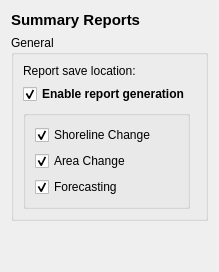
      <widget class="QWidget" name="tab_6">
       <attribute name="icon">
        <iconset>
         <normaloff>gui/icons/summary_reports.svg</normaloff>gui/icons/summary_reports.svg</iconset>
       </attribute>
       <attribute name="title">
        <string/>
       </attribute>
       <attribute name="toolTip">
        <string>Summary Reports</string>
       </attribute>
       <attribute name="whatsThis">
        <string>Summary Reports</string>
       </attribute>
       <layout class="QVBoxLayout" name="verticalLayout_14">
        <item>
         <widget class="QLabel" name="label_48">
          <property name="font">
           <font>
            <pointsize>11</pointsize>
            <weight>75</weight>
            <bold>true</bold>
           </font>
          </property>
          <property name="text">
           <string>Summary Reports</string>
          </property>
          <property name="margin">
           <number>5</number>
          </property>
         </widget>
        </item>
        <item>
         <widget class="QGroupBox" name="groupBox_14">
          <property name="title">
           <string>General</string>
          </property>
          <layout class="QGridLayout" name="gridLayout_3">
           <item row="1" column="1">
            <widget class="QgsFileWidget" name="qfw_report_save_location">
             <property name="fileWidgetButtonVisible">
              <bool>true</bool>
             </property>
             <property name="useLink">
              <bool>true</bool>
             </property>
             <property name="fullUrl">
              <bool>false</bool>
             </property>
             <property name="storageMode">
              <enum>QgsFileWidget::GetDirectory</enum>
             </property>
             <property name="options">
              <set>QFileDialog::ShowDirsOnly</set>
             </property>
            </widget>
           </item>
           <item row="1" column="0">
            <widget class="QLabel" name="label_46">
             <property name="text">
              <string>Report save location:</string>
             </property>
            </widget>
           </item>
           <item row="4" column="0">
            <widget class="QGroupBox" name="gb_enable_individual_reports">
             <property name="title">
              <string/>
             </property>
             <layout class="QVBoxLayout" name="verticalLayout_15">
              <item>
               <widget class="QCheckBox" name="cb_enable_shoreline_change_report">
                <property name="text">
                 <string>Shoreline Change</string>
                </property>
                <property name="checked">
                 <bool>true</bool>
                </property>
               </widget>
              </item>
              <item>
               <widget class="QCheckBox" name="cb_enable_area_change_report">
                <property name="text">
                 <string>Area Change</string>
                </property>
                <property name="checked">
                 <bool>true</bool>
                </property>
               </widget>
              </item>
              <item>
               <widget class="QCheckBox" name="cb_enable_forecasting_report">
                <property name="text">
                 <string>Forecasting</string>
                </property>
                <property name="checked">
                 <bool>true</bool>
                </property>
               </widget>
              </item>
             </layout>
            </widget>
           </item>
           <item row="3" column="0">
            <widget class="QCheckBox" name="cb_enable_report_generation">
             <property name="font">
              <font>
               <weight>75</weight>
               <bold>true</bold>
              </font>
             </property>
             <property name="text">
              <string>Enable report generation</string>
             </property>
             <property name="checked">
              <bool>true</bool>
             </property>
            </widget>
           </item>
          </layout>
         </widget>
        </item>
        <item>
         <spacer name="verticalSpacer_11">
          <property name="orientation">
           <enum>Qt::Vertical</enum>
          </property>
          <property name="sizeHint" stdset="0">
           <size>
            <width>20</width>
            <height>40</height>
           </size>
          </property>
         </spacer>
        </item>
       </layout>
      </widget>
